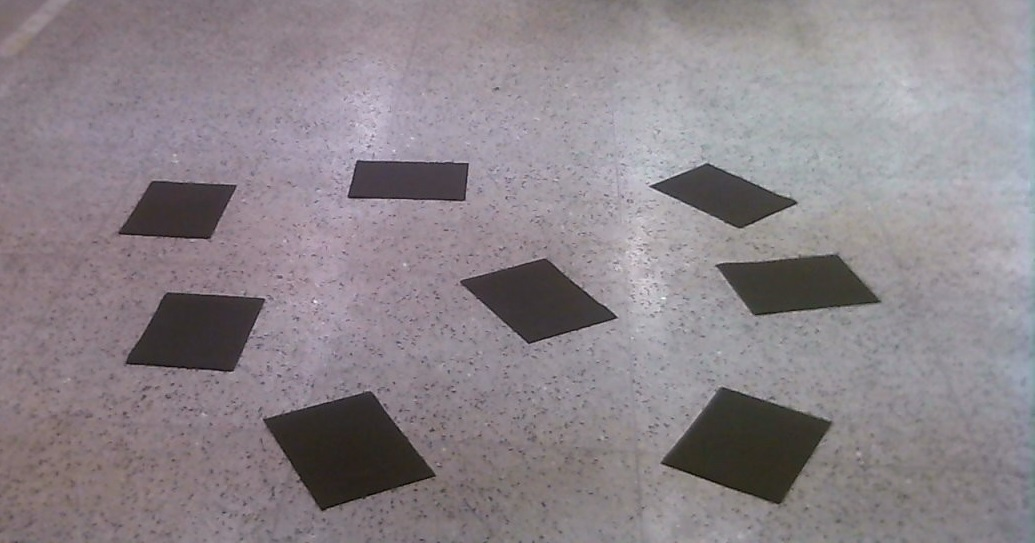
#> input picture 1.jpg, 1035 x 543 px; its folder holds only this picture in this run
$ python obstacle_detection.py   (Python 2 division)   (older library calls are emulated)
#> lines starting #> are read from the running program, lines starting #| are printed output that depends on the picture; after the words box and inside, x2 and y2 are one past the last pixel; in counts of white or black regions, pixels touching at a corner belong together
import cv2
import numpy as np
import copy
import glob

def crossProduct(one, two, point):
    y = two[1]-one[1]
    x = two[0]-one[0]
    vec = np.array([x,y,0])
    p = np.array([point[0]-one[0],point[1]-one[1],0])
    pro = np.cross(vec,p)
    if pro[2] < 0 :
        return -1
    elif pro[2] == 0:
        return -1
    else :
        return 1

images = glob.glob('*.jpg')

for im in images:
    img = cv2.imread(im)
#> img is the input picture: shape (543, 1035, 3); mean B, G, R 137.3, 131.9, 139.6

    cimg = cv2.cvtColor(img,cv2.COLOR_BGR2GRAY)
    img2 = cv2.medianBlur(cimg,13)

    ret,thresh1 = cv2.threshold(cimg,40,255,cv2.THRESH_BINARY)
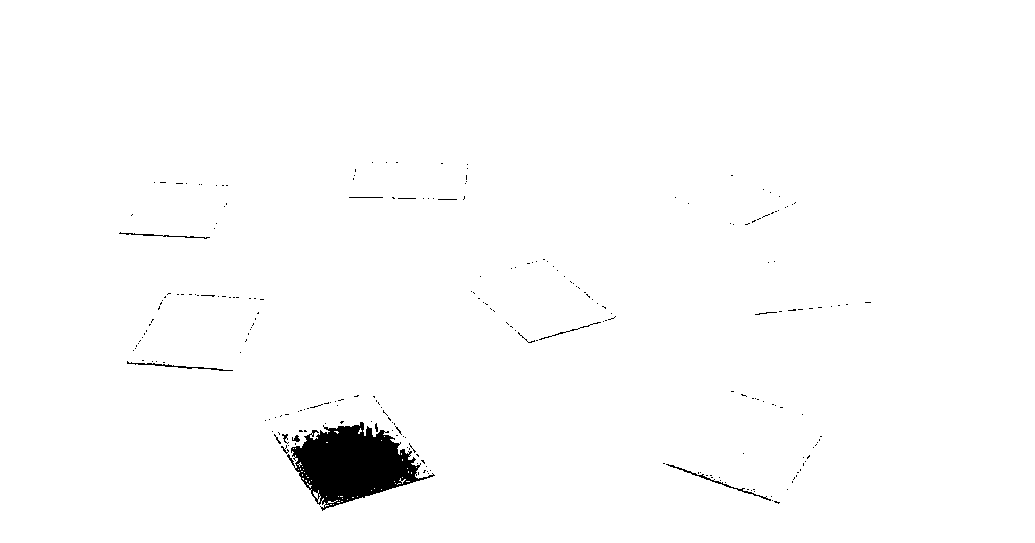
#> thresh1: shape (543, 1035); 98.5% white; 244 black regions (233 under 20 px), largest, box (x1, y1, x2, y2) and area: (287, 422, 435, 511) 6968, (666, 464, 771, 501) 204, (127, 361, 233, 371) 172
    t2 = copy.copy(thresh1)
    th3 = cv2.adaptiveThreshold(img2,255,cv2.ADAPTIVE_THRESH_GAUSSIAN_C,\
            cv2.THRESH_BINARY,11,2)
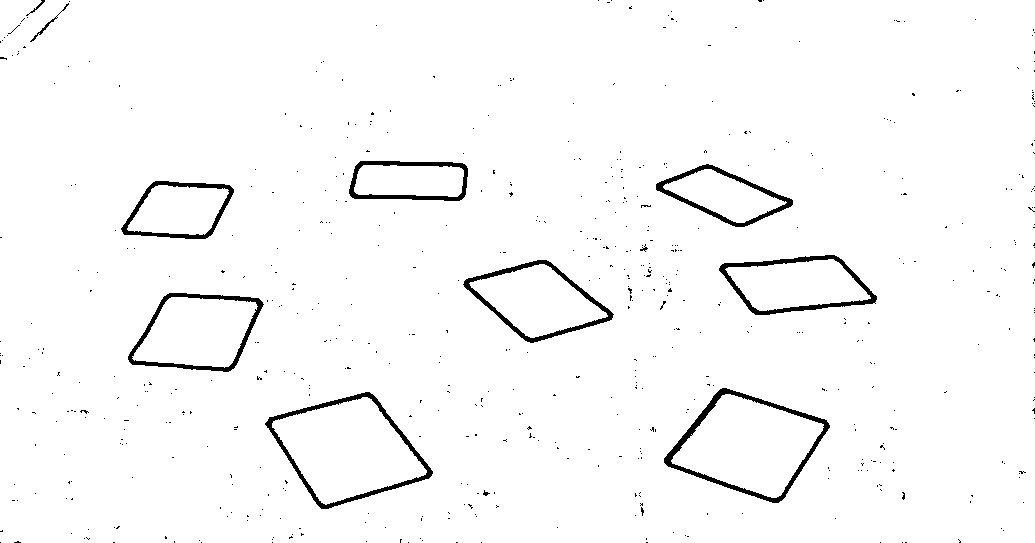
#> th3: shape (543, 1035); 97.6% white; 587 black regions (575 under 20 px)
    image, contours, hierarchy = cv2.findContours(t2,cv2.RETR_TREE,cv2.CHAIN_APPROX_SIMPLE)
#> contours = 377 contours, 355 with area under 20; largest, box (x1, y1, x2, y2) and area: (0, 0, 1035, 543) 560428, (290, 421, 436, 512) 7331, (665, 463, 772, 502) 312, (126, 360, 234, 372) 279, (162, 234, 211, 240) 106
    #cv2.drawContours(img, contours, -1, (0,255,0), 3)

    x, y , z = img.shape
#> x = 543; y = 1035; z = 3

    print x, y, z
#| 543 1035 3

    arr = np.zeros((x, y, z), np.uint8)
    final_contours = []
    for i in range(len(contours)):
        cnt = contours[i]
        if cv2.contourArea(cnt) > 1000 and cv2.contourArea(cnt) < 7000:
            final_contours.append(cnt)
            hull = cv2.convexHull(cnt, clockwise=True, returnPoints= True)
            # [5 lines of commented-out code are left out]
            for i in range(len(hull)):
                    print hull[i]
                    start = tuple(hull[i, 0])
                    end = tuple(hull[(i+1) % len(hull), 0])
                    cv2.line(img, start, end, [0, 255, 0], 1)
#> this loop made 377 passes
#> cnt on passes 1, 2, 4: [[0, 0], [0, 542], [1034, 542], [1034, 0]], [[319, 506], [320, 505], [321, 506], [320, 507]], [[771, 500], [772, 499], [773, 500], [772, 501]]
#> after the loop, final_contours = []

  #  cv2.imshow('image',img)
  #  cv2.waitKey(0)

    for j in range(y):
        for k in range(x):
            pnt = [k, j]
          #  print pnt
            for i in xrange(len(final_contours)):
                cnt = final_contours[i]
                hull = cv2.convexHull(cnt,clockwise=True ,returnPoints = True)
               # defects = cv2.convexityDefects(cnt,hull)
               # s,e,f,d = defects[0,0]
                start = tuple(hull[0, 0])
                end = tuple(hull[1, 0])
                sign = crossProduct(start, end, pnt)

                flag = False
                for i in range(len(hull)):
                   # s,e,f,d = defects[i,0]
                    start = tuple(hull[i, 0])
                    end = tuple(hull[(i+1) % len(hull), 0])
                    sign1  = crossProduct(start, end, pnt)
                #    cv2.line(img,start,end,[0,255,0],1)
                    if sign1 != sign:
                        flag = True
                        break

                if flag == False:
                    arr[j, k] = (255, 255, 255)
                    continue;
#> arr: shape (543, 1035, 3); every value is 0

   # d = crossProduct(a,b,p)
   # print d

    cv2.imshow('image',img)
    cv2.imshow('image2', arr)

    cv2.waitKey(0)
    cv2.destroyAllWindows()
